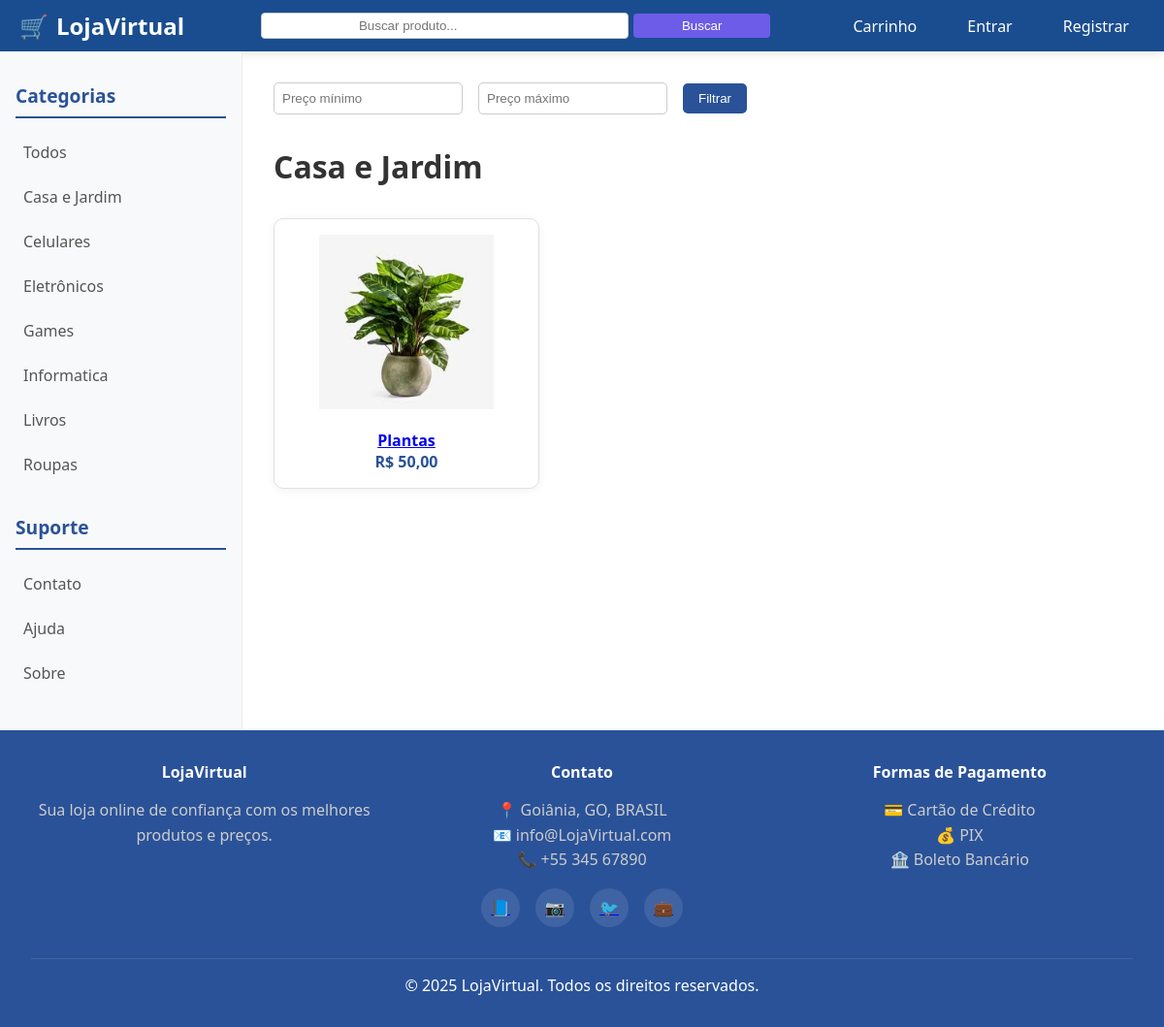
Page /casa-e-jardim/ on the committed database.
### store/models.py (models this page shows, shortened)
class Category(models.Model):
    name = models.CharField(max_length=200, db_index=True)  # Nome da categoria
    slug = models.SlugField(max_length=200, unique=True)    # Slug para URL amigável
    class Meta:
        ordering = ('name',)
        verbose_name = 'category'
        verbose_name_plural = 'categories'
    def get_absolute_url(self):
        return reverse('store:product_list_by_category', args=[self.slug])

class Product(models.Model):
    category = models.ForeignKey(Category, related_name='products', on_delete=models.CASCADE)  # Categoria associada
    name = models.CharField(max_length=200, db_index=True)  # Nome do produto
    slug = models.SlugField(max_length=200, db_index=True)  # Slug para URL amigável
    image = models.ImageField(upload_to='products/%Y/%m/%d', blank=True)  # Imagem do produto
    description = models.TextField(blank=True)  # Descrição
    price = models.DecimalField(max_digits=10, decimal_places=2)  # Preço
    available = models.BooleanField(default=True)  # Produto disponível?
    created = models.DateTimeField(auto_now_add=True)  # Criado em
    updated = models.DateTimeField(auto_now=True)      # Atualizado em
    class Meta:
        ordering = ('name',)
        indexes = [
            models.Index(fields=['id', 'slug']),
            models.Index(fields=['name']),
            models.Index(fields=['-created']),
        ]
    def get_absolute_url(self):
        return reverse('store:product_detail', args=[self.id, self.slug])

### store/views.py (the view)
# urls.py: path('', views.product_list, name='product_list'),
def product_list(request, category_slug=None):
    category = None
    categories = Category.objects.all()
    products = Product.objects.filter(available=True)
    query = request.GET.get('q')
    if query:
        products = products.filter(name__icontains=query)  # Filtra produtos cujo nome contém a query
    if category_slug:
        category = get_object_or_404(Category, slug=category_slug)
        products = products.filter(category=category)  # Filtra produtos pela categoria selecionada
    min_price = request.GET.get('min_price')
    max_price = request.GET.get('max_price')
    if min_price:
        products = products.filter(price__gte=min_price)  # Preço maior ou igual ao mínimo
    if max_price:
        products = products.filter(price__lte=max_price)  # Preço menor ou igual ao máximo
    return render(request, 'store/product/list.html', {
        'category': category,
        'categories': categories,
        'products': products,
    })

### cart/context_processors.py (called while the page is built)
def cart(request):
    return {'cart': Cart(request)}

### templates/store/product/list.html (shortened to what this page needs)
{% extends "store/base.html" %}
{% load static %}
{% block content %}
<form method="get" style="margin-bottom: 2rem; display: flex; gap: 1rem; align-items: center;">
  <input type="number" name="min_price" placeholder="Preço mínimo" value="{{ request.GET.min_price }}" style="padding: 0.5rem; border: 1px solid #ccc; border-radius: 5px;">
  <input type="number" name="max_price" placeholder="Preço máximo" value="{{ request.GET.max_price }}" style="padding: 0.5rem; border: 1px solid #ccc; border-radius: 5px;">
  <button type="submit" style="padding: 0.5rem 1rem; background-color: #2a5298; color: white; border: none; border-radius: 5px;">Filtrar</button>
</form>
<h1>{% if category %}{{ category.name }}{% else %}Todos os Produtos{% endif %}</h1>
<div class="product-grid" style="display: grid; grid-template-columns: repeat(auto-fill, minmax(200px, 1fr)); gap: 2rem; margin-top: 2rem;">
  {% for product in products %}
    <div style="border: 1px solid #e0e0e0; padding: 1rem; border-radius: 10px; text-align: center; box-shadow: 0 2px 10px rgba(0,0,0,0.05); background: #fff;">
      <a href="{{ product.get_absolute_url }}">
        {% if product.image %}
          <img src="{{ product.image.url }}" alt="{{ product.name }}" style="max-width: 100%; height: 180px; object-fit: contain;">
        {% else %}
          <div style="height: 180px; background: #f0f0f0;">Sem imagem</div>
        {% endif %}
        <h4 style="margin-top: 1rem;">{{ product.name }}</h4>
      </a>
      <p style="color: #2a5298; font-weight: bold;">R$ {{ product.price }}</p>
    </div>
  {% empty %}
    <p>Nenhum produto disponível.</p>
  {% endfor %}
</div>
{% endblock %}

### templates/base/partials/sidebar.html
<aside class="sidebar">
  <h3>Categorias</h3>
  <ul class="category-list">
    <li>
      <a href="{% url 'store:product_list' %}" {% if not category %}class="selected"{% endif %}>
        Todos
      </a>
    </li>
    {% for c in categories %}
      <li>
        <a href="{{ c.get_absolute_url }}" {% if category and category.slug == c.slug %}class="selected"{% endif %}>
          {{ c.name }}
        </a>
      </li>
    {% endfor %}
  </ul>
  <h3 style="margin-top: 2rem;">Suporte</h3>
  <ul class="category-list">
    <li><a href="{% url 'store:contato' %}">Contato</a></li>
    <li><a href="{% url 'store:ajuda' %}">Ajuda</a></li>
    <li><a href="{% url 'store:sobre' %}">Sobre</a></li>
  </ul>
</aside>

### static/css/style.css (style rules this page uses)
* { margin: 0; padding: 0; box-sizing: border-box; }
body { font-family: 'Segoe UI', Tahoma, Geneva, Verdana, sans-serif; background: linear-gradient(135deg, #667eea 0%, #764ba2 100%); min-height: 100vh; color: #333; }
.sidebar { width: 250px; background: #f8f9fa; padding: 2rem 1rem; border-right: 1px solid #e9ecef; }
.sidebar h3 { color: #2a5298; margin-bottom: 1rem; font-size: 1.2rem; border-bottom: 2px solid #2a5298; padding-bottom: 0.5rem; }
.category-list { list-style: none; }
.category-list li { margin-bottom: 0.5rem; }
.category-list a { color: #555; text-decoration: none; padding: 0.5rem; display: block; border-radius: 5px; transition: all 0.3s ease; }

### rows in the picture
Category: name "Casa e Jardim"
Category: name "Celulares"
Category: name "Eletrônicos"
Category: name "Games"
Category: name "Informatica"
Category: name "Livros"
Category: name "Roupas"
Product: image (picture), name "Plantas", price "50,00"
